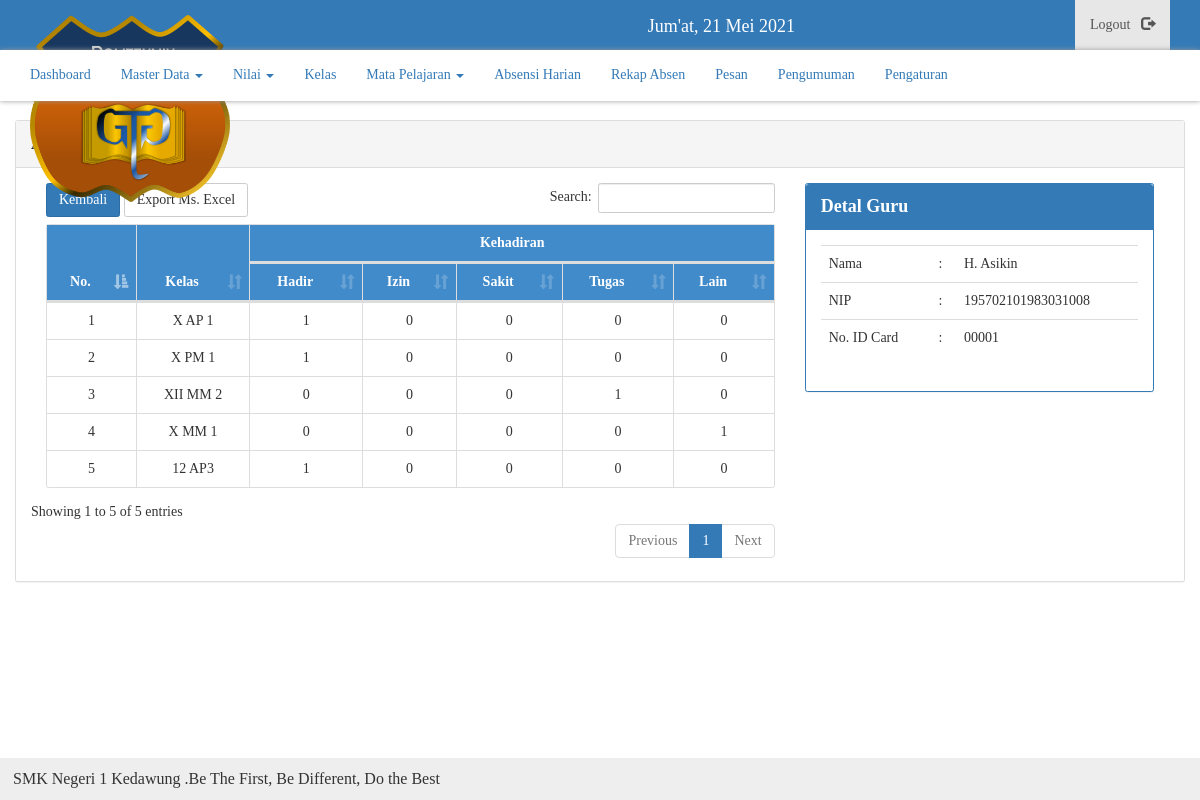
Screenshot of /admin/absensi-kelas/1 (signed in) with the database file from the repository.
### tables this page shows
CREATE TABLE `tbl_guru` (
  `id` int(11) NOT NULL,
  `id_card` varchar(100) NOT NULL,
  `password` varchar(255) NOT NULL,
  `nip` varchar(100) NOT NULL,
  `nama_guru` varchar(32) NOT NULL,
  `jenis_ptk` enum('Guru','Guru Mapel','Tata Usaha','Tim IT','Lainnya') NOT NULL,
  `wali_kelas` enum('1','0') NOT NULL DEFAULT '0',
  `hadir` varchar(5) NOT NULL DEFAULT '0',
  `izin` varchar(5) NOT NULL DEFAULT '0',
  `tugas` varchar(5) NOT NULL DEFAULT '0',
  `sakit` varchar(5) NOT NULL DEFAULT '0',
  `lain` varchar(5) NOT NULL DEFAULT '0',
  `ds` int(11) NOT NULL,
  `foto` varchar(100) NOT NULL
);

CREATE TABLE `tbl_info` (
  `id` int(11) NOT NULL,
  `isi` text NOT NULL
);

### function/main.php (called while the page is built, shortened)
<?php
function anti_inject($text)
{
	$string = stripslashes(strip_tags(htmlentities(htmlspecialchars($text, ENT_QUOTES))));
	return $string;
}
function get($sql)
{
	global $link;
	if ($x = mysqli_query($link, $sql) or die(mysqli_error($link))) {
		return $x;
	}
}
function hitung_absen($column, $table, $params=Null)
{
	if ($params == NUll) {
		$sql = "SELECT COUNT($column) AS jumlah FROM $table";
	} else {
		$sql = "SELECT COUNT($column) AS jumlah FROM $table WHERE $params ";
	}
	return get($sql);
}
function select($column, $table, $params=NULL)
{
	if ($params != NULL) {
		$sql = "SELECT $column FROM $table WHERE $params ";
	} else {
		$sql = "SELECT $column FROM $table ";
	}
	return get($sql);
}
?>

### admin/inc/absen-kelas.php (the view, shortened to what this page needs)
<?php
$idg = anti_inject(@$_GET['id']);
$idg = abs((int) $idg);
$kelas = select("DISTINCT nama_guru, kelas, idg", "tbl_rekap", "idg = '$idg'");
$no = 1;
$data = select('*', 'tbl_guru', "id='$idg'");
$detail = mysqli_fetch_object($data);
?>
<div class="col-md-8">
  <table class="table table-bordered" id="list-data" border="1">
    <thead>
      <tr>
        <th rowspan="2" class="ctr">No.</th>
        <th rowspan="2" class="ctr">Kelas</th>
        <th colspan="5" class="ctr">Kehadiran</th>
      </tr>
      <tr>
        <th class="ctr">Hadir</th>
        <th class="ctr">Izin</th>
        <th class="ctr">Sakit</th>
        <th class="ctr">Tugas</th>
        <th class="ctr">Lain</th>
      </tr>
    </thead>
    <tbody>
    <?php
      while ($x = mysqli_fetch_object($kelas)):
        $c_hdr = hitung_absen("kehadiran", "tbl_rekap", "kelas='$x->kelas' AND idg = '$x->idg' AND kehadiran = 1");
        $thdr = mysqli_fetch_object($c_hdr);
        $c_izn = hitung_absen("kehadiran", "tbl_rekap", "kelas='$x->kelas' AND idg = '$x->idg' AND kehadiran = 2");
        $tizn = mysqli_fetch_object($c_izn);
        $c_tgs = hitung_absen("kehadiran", "tbl_rekap", "kelas='$x->kelas' AND idg = '$x->idg' AND kehadiran = 3");
        $ttgs = mysqli_fetch_object($c_tgs);
        $c_skt = hitung_absen("kehadiran", "tbl_rekap", "kelas='$x->kelas' AND idg = '$x->idg' AND kehadiran = 4");
        $tskt = mysqli_fetch_object($c_skt);
        $c_ln = hitung_absen("kehadiran", "tbl_rekap", "kelas='$x->kelas' AND idg = '$x->idg' AND kehadiran = 5");
        $tln = mysqli_fetch_object($c_ln);
    ?>
      <tr>
        <td class="ctr"><?= $no++; ?></td>
        <td class="ctr"><?= $x->kelas; ?></td>
        <td class="ctr"><?= $thdr->jumlah; ?></td>
        <td class="ctr"><?= $tizn->jumlah; ?></td>
        <td class="ctr"><?= $tskt->jumlah; ?></td>
        <td class="ctr"><?= $ttgs->jumlah; ?></td>
        <td class="ctr"><?= $tln->jumlah; ?></td>
      </tr>
    <?php endwhile; ?>
    </tbody>
  </table>
</div>
<div class="col-md-4">
  <div class="panel panel-primary">
    <div class="panel-heading">
      Detal Guru
    </div>
    <div class="panel-body">
      <table class="table">
        <tr>
          <td>Nama</td>
          <td>:</td>
          <td><?= $detail->nama_guru; ?></td>
        </tr>
        <tr>
          <td>NIP</td>
          <td>:</td>
          <td><?= $detail->nip; ?></td>
        </tr>
        <tr>
          <td>No. ID Card</td>
          <td>:</td>
          <td><?= $detail->id_card; ?></td>
        </tr>
      </table>
    </div>
  </div>
</div>

### templates/footer.php
<?php
$rt = select("*", "tbl_info", "id=1 LIMIT 1");
$run = mysqli_fetch_assoc($rt);
?>
<footer>
  <marquee>
    <?= $run['isi']; ?>
  </marquee>
</footer>
</body>
</html>

### assets/css/admin.css (style rules this page uses)
* { margin: 0; padding: 0; text-decoration: none; list-style:none; }
body { background-image: url('../../images/wallup.jpg'); background-size: cover; background-attachment: fixed; }
.ctr { text-align: center !important; }
.panel, .table, .btn, .form-control, #sidebar { border-radius: 2.5px !important; }

### assets/css/style.css (style rules this page uses)
* { margin: 0; padding: 0; text-decoration: none; list-style:none; font-family: "Roboto Slab"; }
body { background-attachment: fixed !important; }
.ctr { text-align: center !important; }
.panel, .table, .btn, .form-control, #sidebar { border-radius: 2.5px !important; }
thead { background: #428bca; color: #fff; }
footer { position: fixed; width: 100% !important; margin-top: 20px; background: #eee; padding: 13px; font-size: 16px; line-height: 16px; bottom: 0 !important; }
#content .panel-heading { font-size: 18px; font-weight: bold; }

### rows the page displays
tbl_guru: nama_guru "H. Asikin", nip "195702101983031008", id_card "00001"
tbl_info: isi "SMK Negeri 1 Kedawung .Be The First, Be Different, Do the Best"

### other values shown
$x->kelas "X AP 1"
$thdr->jumlah "1"
$tizn->jumlah "0"
$tskt->jumlah "0"
$ttgs->jumlah "0"
$tln->jumlah "0"
$x->kelas "X PM 1"
$x->kelas "XII MM 2"
$thdr->jumlah "0"
$ttgs->jumlah "1"
$x->kelas "X MM 1"
$tln->jumlah "1"
$x->kelas "12 AP3"
